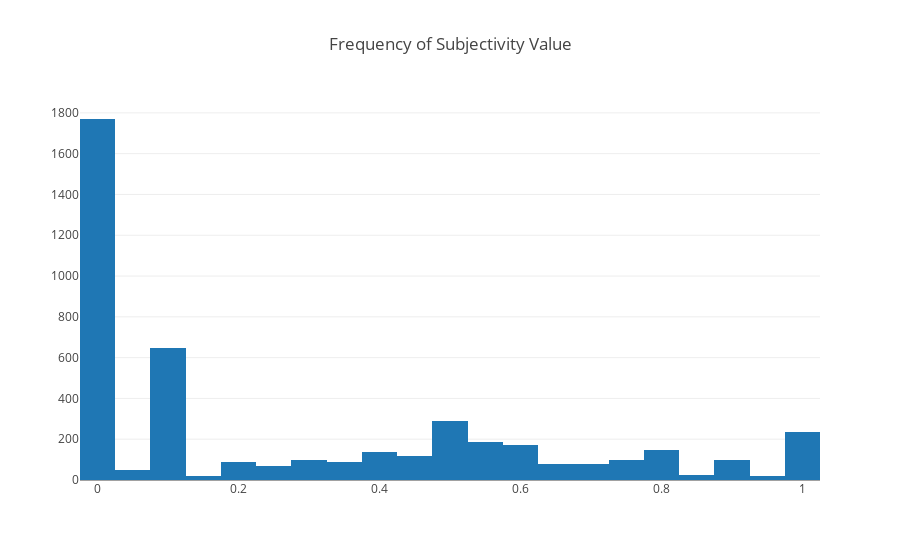

The code cell stored with this chart in its notebook:
### Markdown cell above
Most of the polarity values are 0

### Code cell
# subjectivity value frequency

trace = go.Histogram(x = df.subjectivity_value)
data = [trace]
layout = go.Layout(title= 'Distribution of Subjectivity Value')
fig = go.Figure(data = data, layout = layout)
plotly.offline.iplot(fig)

### Figure 1 — Plotly figure (JSON) as saved in the notebook; plotly's stock layout.template omitted (floating-point values rounded to 4 significant figures; data arrays with more than 128 entries replaced by an {"elided": "..."} marker saying what was removed)
{"data": [{"type": "histogram", "uid": "474cd17c-ba2a-43d9-be16-906abc439e05", "x": {"elided": "4509 float values"}}], "layout": {"title": {"text": "Frequency of Subjectivity Value"}}}
